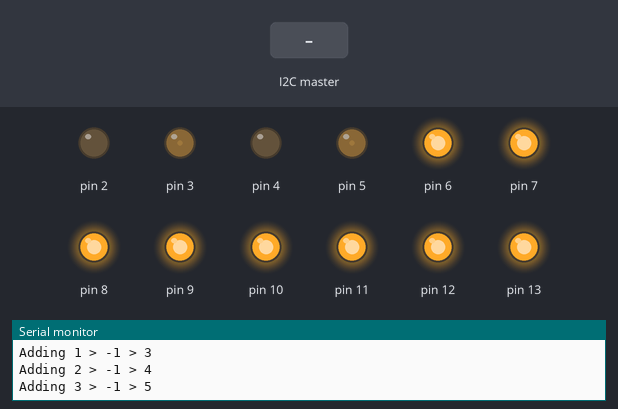
This sketch was run on a simulated Arduino Uno, built with avr-gcc and run on an emulated ATmega328P. Parts: output pins drawn as LEDs (lit = HIGH), the last lines printed to the serial monitor. The test bench sets the inputs (shaded band).

Above: at 1.25 s.
1.3 s: the I2C master sends the byte 1
At 2.0 s:
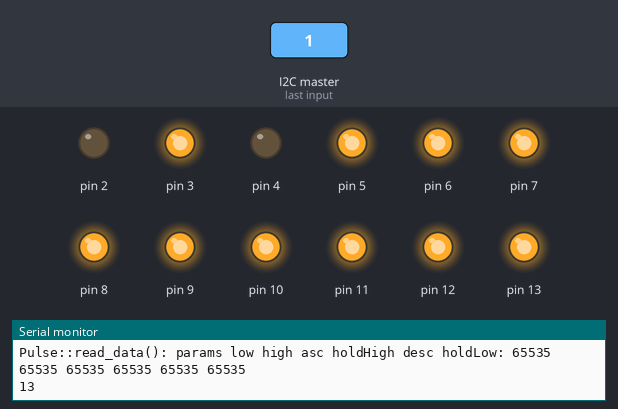
Timing chart, 0 to 4.3 s (numbered marks = the images above; inputs shaded):
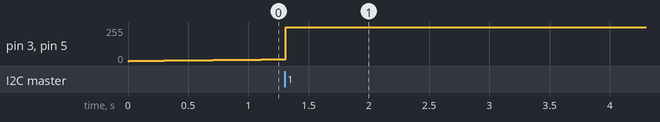

The sketch:

orb.ino
```cpp
#include <Wire.h>

#include "black_lights.h"
#include "programs/pulse.h"


#define I2C_SLAVE_ADDRESS 11

Program *program = 0;

unsigned long previousMillis;


// the setup function runs once when you press reset or power the board
void setup() {
  Serial.begin(115200);

  Wire.begin(I2C_SLAVE_ADDRESS);
  Wire.onReceive(receiveEvents);

  Serial.println("-------------------------------------I am Slave1");

  set_all_blacklights(255);

  previousMillis = millis();

  program = new Pulse();
  Pulse *pulse = (Pulse *)program;
  pulse->add_black_light(BLACK_LIGHT_00);
  pulse->add_black_light(BLACK_LIGHT_01);
  pulse->add_black_light(BLACK_LIGHT_02);
  pulse->add_black_light(BLACK_LIGHT_03);
}


void receiveEvents(int numBytes) {
  int offset = Wire.read();
  int bytesSent = Wire.read();

  print("receiveEvent(): offset=");
  print(offset);
  print(" bytesSent=");
  print_ln(bytesSent);

  program->read_data(bytesSent);
}

// void requestByte() {
//   Serial.println("Requesting a byte");
//   int offset = Wire.requestFrom();
//   Serial.println(offset);
//   Serial.println("Done reuesting a byte");
// }

#define COUNTDOWN 2500
int countdown = COUNTDOWN;

void loop() {
  unsigned long currentMillis = millis();
  unsigned int deltaMillis = currentMillis - previousMillis;
  previousMillis = currentMillis;

  countdown -= deltaMillis;
  if (countdown < 0) {
    print_ln(currentMillis);
    countdown = COUNTDOWN;
  }

  program->update(deltaMillis);
  program->render();
}

void manualRequest() {
  Serial.println("About to request from i2c");
  Wire.requestFrom(0x30, 2);
  Serial.println("Requested from i2c");
  while (Wire.available()) {
    Serial.println("About to read");
    int c = (int)Wire.read();
    Serial.println("Just read");
    Serial.println(c);
  }
  Serial.println("Done requesting from i2c");
}
```

black_lights.h
```cpp
#ifndef _BLACK_LIGHT_H_
#define _BLACK_LIGHT_H_


enum BLACK_LIGHT {
    BLACK_LIGHT_UNDEFINED = -1,
    BLACK_LIGHT_00 = 2,
    BLACK_LIGHT_01 = 3,
    BLACK_LIGHT_02 = 4,
    BLACK_LIGHT_03 = 5,
    BLACK_LIGHT_04 = 6,
    BLACK_LIGHT_05 = 7,
    BLACK_LIGHT_06 = 8,
    BLACK_LIGHT_07 = 9,
    BLACK_LIGHT_08 = 10,
    BLACK_LIGHT_09 = 11,
    BLACK_LIGHT_10 = 12,
    BLACK_LIGHT_11 = 13,
    BLACK_LIGHT_12 = 42,
    BLACK_LIGHT_13 = 43,
    BLACK_LIGHT_14 = 44,
    BLACK_LIGHT_COUNT = 15
};

inline void set_blacklight(BLACK_LIGHT black_light, int intensity) {
    analogWrite(black_light, intensity);
}

inline void set_all_blacklights(int intensity) {
    set_blacklight(BLACK_LIGHT_00, intensity);
    set_blacklight(BLACK_LIGHT_01, intensity);
    set_blacklight(BLACK_LIGHT_02, intensity);
    set_blacklight(BLACK_LIGHT_03, intensity);
    set_blacklight(BLACK_LIGHT_04, intensity);
    set_blacklight(BLACK_LIGHT_05, intensity);
    set_blacklight(BLACK_LIGHT_06, intensity);
    set_blacklight(BLACK_LIGHT_07, intensity);
    set_blacklight(BLACK_LIGHT_08, intensity);
    set_blacklight(BLACK_LIGHT_09, intensity);
    set_blacklight(BLACK_LIGHT_10, intensity);
    set_blacklight(BLACK_LIGHT_11, intensity);
    set_blacklight(BLACK_LIGHT_12, intensity);
    set_blacklight(BLACK_LIGHT_13, intensity);
    set_blacklight(BLACK_LIGHT_14, intensity);
}


#endif // _BLACK_LIGHT_H_
```

common.h
```cpp
#ifndef _COMMON_H_
#define _COMMON_H_


#define DEBUG 1


#ifdef DEBUG

#define print(_x) Serial.print(_x)
#define print_ln(_x) Serial.println(_x)

#else

#define print(_x)
#define print_ln(_x)

#endif // DEBUG


#endif // _COMMON_H_
```

program_common.h
```cpp
#ifndef _PROGRAM_COMMON_H_
#define _PROGRAM_COMMON_H_


class Program {
public:
    virtual int read_data(int bytesReceived) = 0;
    virtual void update(int deltaMillis) = 0;
    virtual void render() = 0;
};


#endif // _PROGRAM_COMMON_H_
```

pulse.h
```cpp
#ifndef __PROGRAM_00_H__
#define __PROGRAM_00_H__

//
// Pulse
//
#include <Wire.h>
#include "../common.h"
#include "../black_lights.h"
#include "program_common.h"


int const DEFAULT_INTENSITY = 0;
int const DEFAULT_LOW_INTENSITY = 1;
int const DEFAULT_HIGH_INTENSITY = 200;
int const DEFAULT_ASCENDING_MILLIS = 20000;
int const DEFAULT_HOLD_HIGH_MILLIS = 10000;
int const DEFAULT_DESCENDING_MILLS = 10000;
int const DEFAULT_HOLD_LOW_MILLIS = 60000;


class Pulse : public Program {
private:
    enum PULSE_STATE {
        PULSE_STATE_INIT,
        PULSE_STATE_ASCENDING,
        PULSE_STATE_HOLD_HIGH,
        PULSE_STATE_DESCENDING,
        PULSE_STATE_HOLD_LOW,
    };

    BLACK_LIGHT blackLights[BLACK_LIGHT_COUNT];

    unsigned int currentIntensity;
    PULSE_STATE currentState;
    unsigned int currentAccumulatedMillis;
    unsigned int nextTransitionMillis;

    unsigned int lowIntensity;
    unsigned int highIntensity;
    unsigned int ascendingMillis;
    unsigned int holdHighMillis;
    unsigned int descendingMillis;
    unsigned int holdLowMillis;

    // returns true if the state changes
    bool _update_state() {
        PULSE_STATE previousState = currentState;

        while (true) {
            // print(currentAccumulatedMillis);
            // print(" > ");
            // print(nextTransitionMillis);
            // print(" > ");
            // print(currentAccumulatedMillis < nextTransitionMillis);
            // print(" >> ");
            // print(millis());
            // print_ln("");
            if (currentAccumulatedMillis < nextTransitionMillis) {
                if (previousState != currentState) {
                    print("Pulse: state changed from ");
                    print(previousState);
                    print(" to ");
                    print_ln(currentState);
                }
                return (previousState != currentState);
            }

            switch (currentState) {
                case PULSE_STATE_ASCENDING:
                    currentAccumulatedMillis -= ascendingMillis;
                    nextTransitionMillis = holdHighMillis;
                    currentState = PULSE_STATE_HOLD_HIGH;
                    break;
                case PULSE_STATE_HOLD_HIGH:
                    currentAccumulatedMillis -= holdHighMillis;
                    nextTransitionMillis = descendingMillis;
                    currentState = PULSE_STATE_DESCENDING;
                    break;
                case PULSE_STATE_DESCENDING:
                    currentAccumulatedMillis -= descendingMillis;
                    nextTransitionMillis = holdLowMillis;
                    currentState = PULSE_STATE_HOLD_LOW;
                    break;
                case PULSE_STATE_HOLD_LOW:
                    currentAccumulatedMillis -= holdLowMillis;
                    nextTransitionMillis = ascendingMillis;
                    currentState = PULSE_STATE_ASCENDING;
                    break;
                default:
                    print("EXCEPTION: Invalid state:");
                    print_ln(currentState);
                    break;
            }
        }
    }

    void _handle_state_ascending(unsigned int deltaMillis) {
        // print(currentAccumulatedMillis);
        // print(" > ");
        // print(nextTransitionMillis);
        // print(" > ");
        // print(lowIntensity);
        // print(" > ");
        // print(highIntensity);
        // print(" > ");
        // print((highIntensity - lowIntensity));
        // print(" > ");
        // print(((unsigned long) (highIntensity - lowIntensity) * currentAccumulatedMillis));
        // print(" > ");
        // print((unsigned long) (highIntensity - lowIntensity) * currentAccumulatedMillis / nextTransitionMillis);
        // print(" > ");
        currentIntensity = lowIntensity + (unsigned long) (highIntensity - lowIntensity) * currentAccumulatedMillis / nextTransitionMillis;
        // print(currentIntensity);
        // print_ln("");
        currentIntensity = constrain(currentIntensity, lowIntensity, highIntensity);

        _update_state();
    }

    void _handle_state_hold_high(int deltaMillis) {
        currentIntensity = highIntensity;

        _update_state();
    }

    void _handle_state_descending(int deltaMillis) {
        currentIntensity = highIntensity - (unsigned long) (highIntensity - lowIntensity) * currentAccumulatedMillis / nextTransitionMillis;
        currentIntensity = constrain(currentIntensity, lowIntensity, highIntensity);

        _update_state();
    }

    void _handle_state_hold_low(int deltaMillis) {
        currentIntensity = lowIntensity;

        _update_state();
    }

    void _clear_black_lights() {
        for (int i = 0; i < BLACK_LIGHT_COUNT; i++) {
            blackLights[i] = BLACK_LIGHT_UNDEFINED;
        }
    }

public:
    Pulse() :
        currentIntensity(DEFAULT_LOW_INTENSITY),
        currentState(PULSE_STATE_ASCENDING),
        currentAccumulatedMillis(0),
        nextTransitionMillis(DEFAULT_ASCENDING_MILLIS),
        lowIntensity(DEFAULT_LOW_INTENSITY),
        highIntensity(DEFAULT_HIGH_INTENSITY),
        ascendingMillis(DEFAULT_ASCENDING_MILLIS),
        holdHighMillis(DEFAULT_HOLD_HIGH_MILLIS),
        descendingMillis(DEFAULT_DESCENDING_MILLS),
        holdLowMillis(DEFAULT_HOLD_LOW_MILLIS) {
        _clear_black_lights();
    }

    bool add_black_light(BLACK_LIGHT blackLight) {
        // Find an empty slot and add it to the array
        for (int i = 0; i < BLACK_LIGHT_COUNT; i++) {
            if (blackLights[i] == blackLight) {
                // Already added
                print("Already added ");
                print(i);
                print(" > ");
                print_ln(blackLights[i]);
                return true;
            } else if (blackLights[i] == BLACK_LIGHT_UNDEFINED) {
                print("Adding ");
                print(i);
                print(" > ");
                print(blackLights[i]);

                // Empty slot found, add it
                blackLights[i] = blackLight;
                print(" > ");
                print_ln(blackLights[i]);
                return true;
            }
        }
        print("Cant find match ");
        return false;
    }


    unsigned int _read_uint() {
        unsigned char high = Wire.read();
        unsigned char low = Wire.read();
        return (high << 8) | low;
    }

    int read_data(int bytesReceived) {
        lowIntensity = Wire.read();
        highIntensity = Wire.read();
        ascendingMillis = _read_uint();
        holdHighMillis = _read_uint();
        descendingMillis = _read_uint();
        holdLowMillis = _read_uint();
        print("Pulse::read_data(): ");
        print("params low high asc holdHigh desc holdLow: ");
        print(lowIntensity);
        print(" ");
        print(highIntensity);
        print(" ");
        print(ascendingMillis);
        print(" ");
        print(holdHighMillis);
        print(" ");
        print(descendingMillis);
        print(" ");
        print(holdLowMillis);
        print_ln("");
        return 5;
    }

    void update(int deltaMillis) {
        // print(" --> ");
        // print(currentAccumulatedMillis);
        // print(" > ");
        // print(deltaMillis);
        // print(" > ");
        currentAccumulatedMillis += deltaMillis;
        // print_ln(currentAccumulatedMillis);

        switch (currentState) {
            case PULSE_STATE_ASCENDING:
                _handle_state_ascending(deltaMillis);
                break;
            case PULSE_STATE_HOLD_HIGH:
                _handle_state_hold_high(deltaMillis);
                break;
            case PULSE_STATE_DESCENDING:
                _handle_state_descending(deltaMillis);
                break;
            case PULSE_STATE_HOLD_LOW:
                _handle_state_hold_low(deltaMillis);
                break;
            default:
                print("EXCEPTION: Invalid state:");
                print_ln(currentState);
                break;
        }
    };

    void render() {
        // print("Set blacklight ");
        // print(" to ");
        if (currentIntensity < lowIntensity)
        print_ln(currentIntensity);
        for (int i = 0; i < BLACK_LIGHT_COUNT; i++) {
            if (blackLights[i] == BLACK_LIGHT_UNDEFINED) {
                // print("Done counting black lights at i=");
                // print_ln(i);
                return;
            }

            set_blacklight(blackLights[i], currentIntensity);
        }
    }
};


#endif // __PROGRAM_00_H__
```
